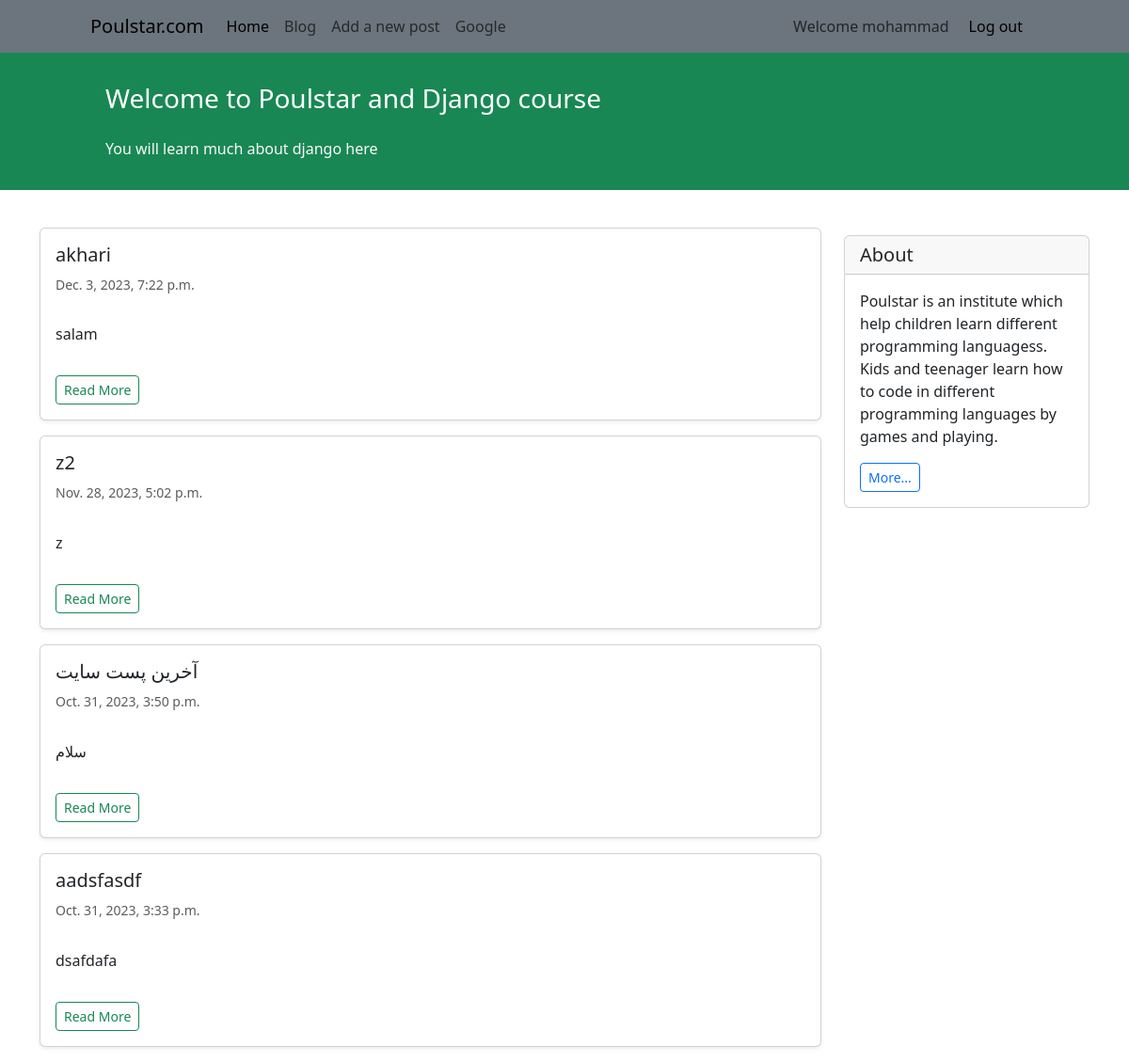
Page /blog/ (signed in) on the committed database.
### blog/models.py (models this page shows, shortened)
class BPost(models.Model):
    STATUS_CHOICES = (
        ('p', 'published'),
        ('d', 'draft'),
    )
    title = models.CharField(max_length=60)
    text = models.TextField()
    status = models.CharField(max_length=1, choices=STATUS_CHOICES)
    datetime_created = models.DateTimeField(auto_now_add=True)
    datetime_modified = models.DateTimeField(auto_now=True)
    author = models.ForeignKey('auth.User', on_delete=models.CASCADE)

### blog/views.py (the view)
# urls.py: path('', views.PostsList.as_view(), name='blog'),
class PostsList(generic.ListView):
    model = BPost
    template_name='posts_list.html'
    context_object_name = 'postha'
    def get_queryset(self):
        return BPost.objects.filter(status='p').order_by('-datetime_modified')

### blog/templates/posts_list.html (shortened to what this page needs)
{% extends "base.html" %}
{% block content %}
<div class="container mt-4">
    <div class="row">
        <div class="col-9">
            {% for post in postha %}
            <div class="card shadow-sm my-3">
                <div class="card-body">
                    <h5 class="card-title">{{ post.title }}</h5>
                    <h6 class="card-subtitle mb-2 text-muted small py-2">{{ post.datetime_created }}</h6>
                    <p class="card-text py-3" style="text-align: justify;">
                        {{ post.text }}
                    </p>
                    <a href="{% url 'show_detail' post.id %}"><div class="btn btn-sm btn-outline-success">Read More</div></a>
                </div>
            </div>
            {% endfor %}
        </div>
        <div class="col-3">
            <div class="card my-4">
                <h5 class="card-header">About</h5>
                <div class="card-body">
                    <p class="card-text";>Poulstar is an institute which help children learn
                        different programming languagess. Kids and teenager learn how to
                        code in different programming languages by games and playing.
                    </p>
                    <a href="#"
                        class="btn btn-sm btn-outline-primary">
                        More...
                    </a>
                </div>
            </div>
        </div>
    </div>
</div>
{% endblock content %}

### templates/base.html (shortened to what this page needs)
{% load static %}
<!doctype html>
<html lang="en">
<head>
    <link rel="stylesheet" href="{% static 'bootstrap-5.3.2-dist/css/bootstrap.min.css' %}">
</head>
<body>
<nav class="navbar navbar-expand-lg navbar-light bg-secondary">
    <div class="container-fluid mx-5 px-5">
        <a class="navbar-brand" href="https://www.poulstar.com" target="_blank">Poulstar.com</a>
        <div class="collapse navbar-collapse" id="navbarNavAltMarkup">
            <div class="navbar-nav">
                <a class="nav-link active" aria-current="page" href="#">Home</a>
                <a class="nav-link" href="{% url 'blog' %}">Blog</a>
                <a class="nav-link" href="{% url 'new_post' %}">Add a new post</a>
                <a class="nav-link" href="https://www.google.com">Google</a>
            </div>
        </div>
        {% if user.is_authenticated %}
            <div class="mx-1">Welcome {{ user }}</div>
            <a class="mx-1 text-black btn btn-secondary" href="{% url 'logout' %}">Log out</a>
        {% else %}
            <a class="mx-1 text-black btn btn-secondary" href="{% url 'login' %}">Log in here</a>
        {% endif %}
    </div>
</nav>
<div class="container-fluid bg-success">
    <div class="row py-3">
        <div class="col-md-8 col-md-10 mx-auto">
            <h3 class="my-4 mt-3 text-white">Welcome to Poulstar and Django course</h3>
            <p class="text-light">You will learn much about django here</p>
        </div>
    </div>
</div>
{% block content %}
{% endblock content %}
</body>
</html>

### rows in the picture
BPost: title "akhari", datetime_created "Dec. 3, 2023, 7:22 p.m.", text "salam"
BPost: title "z2", datetime_created "Nov. 28, 2023, 5:02 p.m.", text "z"
BPost: title "آخرین پست سایت", datetime_created "Oct. 31, 2023, 3:50 p.m.", text "سلام"
BPost: title "aadsfasdf", datetime_created "Oct. 31, 2023, 3:33 p.m.", text "dsafdafa"

### other values in the picture
{{ user }} "mohammad"
